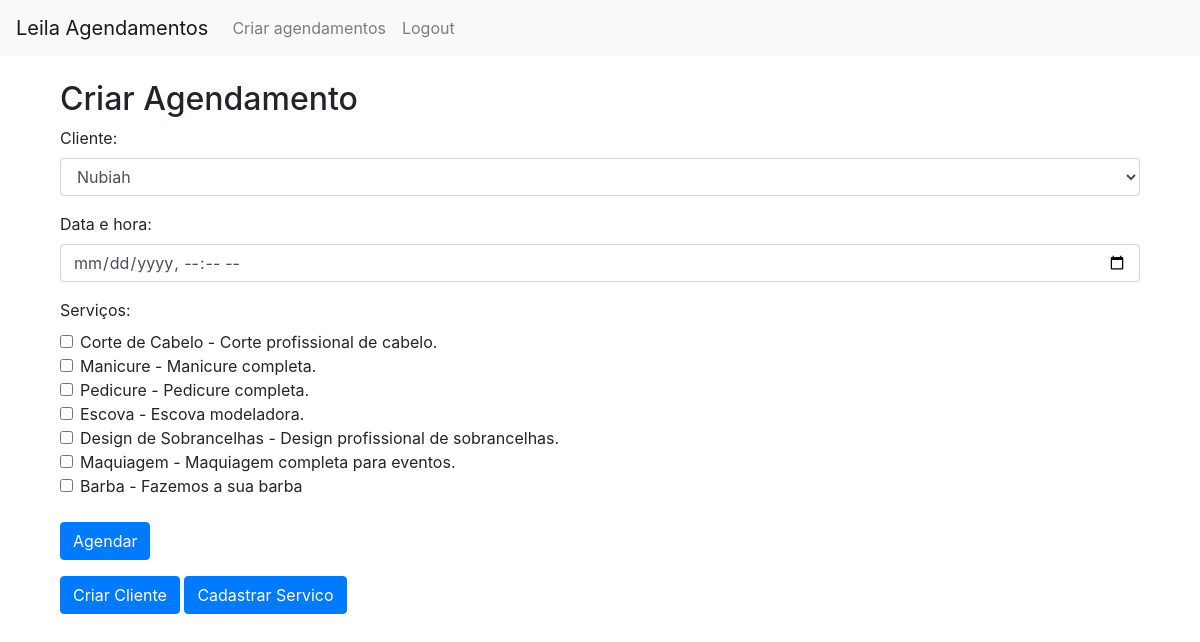
The page /agendamentos (signed in) on the database its author committed.
### models.py (models this page shows)
class Servico(db.Model):
    id = db.Column(db.Integer, primary_key=True)
    nome = db.Column(db.String(100), nullable=False)
    preco = db.Column(db.Float, nullable=False)
    descricao = db.Column(db.Text)

### app.py (the view, shortened to what this page needs)
@app.route('/agendamentos', methods=['GET', 'POST'])
@login_required # criar agendamentos se logado
def agendamentos():
    todosClientes = Cliente.query.filter_by(is_admin = False).all() # carregar os clientes existentes. Não pode ser admin
    todosServicos = Servico.query.all() # Carregar serviços cadastrados
    return render_template('criarAgendamento.html', servicos=todosServicos, clientes=todosClientes)

### app.py (called while the page is built)
@lm.user_loader # decorador para carregar user
def load_user(id): # pega o id para carregar user
    cliente = db.session.query(Cliente).filter_by(id=id).first()
    return cliente

### templates/criarAgendamento.html
{% extends 'header.html' %}
{% block content %}
<div class="container">
    <form action="{{ url_for('agendamentos') }}" method="post">
        <h2 class="mt-4">Criar Agendamento</h2>
        {% if current_user.is_admin %}
            <div class="form-group">
                <label for="cliente">Cliente:</label>
                <select id="cliente" name="cliente" class="form-control" required>
                    {% for cliente in clientes %}
                    <option value="{{ cliente.id }}">{{ cliente.nome }}</option>
                    {% endfor %}
                </select>
            </div>
        {% endif %}
        <div class="form-group">
            <label for="dataHora">Data e hora: </label>
            <input type="datetime-local" id="dataHora" name="dataHora" class="form-control" required/>
        </div>
        <div class="form-group">
            <label>Serviços:</label>
            {% for servico in servicos %}
            <div class="form-check">
                <input class="form-check-input" type="checkbox"
                        name="servicos" value="{{ servico.id }}"
                        id="servicos{{ servico.id }}">
                <label class="form-check-label" for="servicos{{ servico.id }}">
                    {{ servico.nome }} - {{ servico.descricao }}
                </label>
        </div>
            {% endfor %}
        <div class="form-group mt-4">
            <input type="submit" value="Agendar" class="btn btn-primary">
        </div>
    </form>
    {% if current_user.is_admin %}
    <a href="{{ url_for('cadastrarCliente') }}" class="btn btn-primary">Criar Cliente</a>
    <a href="{{ url_for('servicos') }}" class="btn btn-primary">Cadastrar Servico</a>
    {% endif%}
</div>
{% endblock %}

### rows shown on the page
Servico: nome "Corte de Cabelo", descricao "Corte profissional de cabelo."
Servico: nome "Manicure", descricao "Manicure completa."
Servico: nome "Pedicure", descricao "Pedicure completa."
Servico: nome "Escova", descricao "Escova modeladora."
Servico: nome "Design de Sobrancelhas", descricao "Design profissional de sobrancelhas."
Servico: nome "Maquiagem", descricao "Maquiagem completa para eventos."
Servico: nome "Barba", descricao "Fazemos a sua barba"

### other values the page prints
form field cliente "Nubiah"
